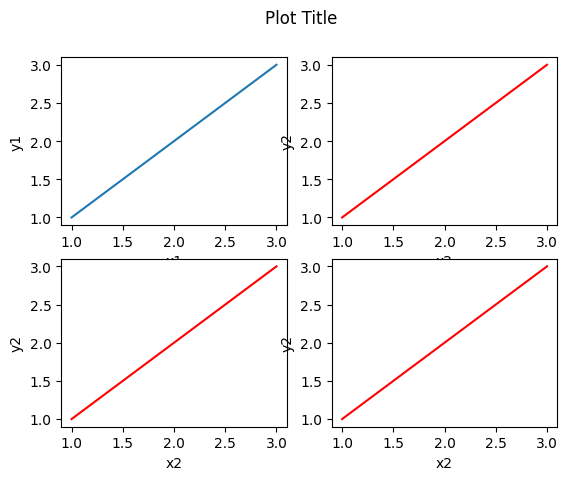

Here is the Python script that generated this plot:
import matplotlib.pyplot as plt

x = [1, 2, 3]
y = [1, 2, 3]

fig = plt.figure()
fig.suptitle('Plot Title')

plt.subplot(2, 2, 1)
plt.plot(x, y)
plt.xlabel('x1')
plt.ylabel('y1')

plt.subplot(2, 2, 2)
plt.plot(x, y, color='red')
plt.xlabel('x2')
plt.ylabel('y2')

plt.subplot(2, 2, 3)
plt.plot(x, y, color='red')
plt.xlabel('x2')
plt.ylabel('y2')

plt.subplot(2, 2, 4)
plt.plot(x, y, color='red')
plt.xlabel('x2')
plt.ylabel('y2')

# plt.show()
plt.savefig('Subplot.png', bbox_inches='tight')
